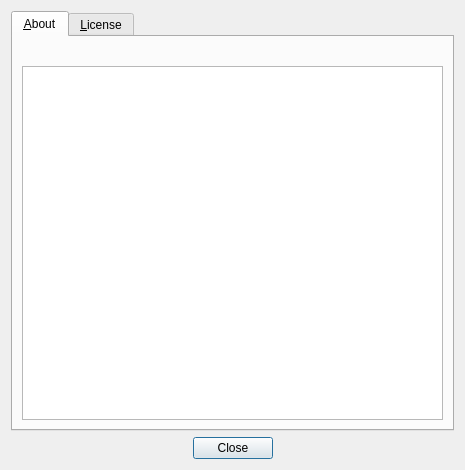
<?xml version="1.0" encoding="UTF-8"?>
<ui version="4.0">
 <class>AboutDialog</class>
 <widget class="QDialog" name="AboutDialog">
  <property name="geometry">
   <rect>
    <x>0</x>
    <y>0</y>
    <width>465</width>
    <height>470</height>
   </rect>
  </property>
  <property name="windowTitle">
   <string>About gitc</string>
  </property>
  <layout class="QVBoxLayout" name="verticalLayout">
   <item>
    <widget class="QTabWidget" name="tabWidget">
     <property name="currentIndex">
      <number>0</number>
     </property>
     <widget class="QWidget" name="tabAbout">
      <attribute name="title">
       <string>&amp;About</string>
      </attribute>
      <layout class="QVBoxLayout" name="verticalLayout_3">
       <item>
        <widget class="QLabel" name="appIcon">
         <property name="text">
          <string/>
         </property>
         <property name="alignment">
          <set>Qt::AlignCenter</set>
         </property>
        </widget>
       </item>
       <item>
        <widget class="QTextBrowser" name="tbAbout"/>
       </item>
      </layout>
     </widget>
     <widget class="QWidget" name="tabLicense">
      <attribute name="title">
       <string>&amp;License</string>
      </attribute>
      <layout class="QVBoxLayout" name="verticalLayout_2">
       <item>
        <widget class="QTextBrowser" name="tbLicense"/>
       </item>
      </layout>
     </widget>
    </widget>
   </item>
   <item>
    <widget class="QDialogButtonBox" name="buttonBox">
     <property name="orientation">
      <enum>Qt::Horizontal</enum>
     </property>
     <property name="standardButtons">
      <set>QDialogButtonBox::Close</set>
     </property>
     <property name="centerButtons">
      <bool>true</bool>
     </property>
    </widget>
   </item>
  </layout>
 </widget>
 <resources/>
 <connections>
  <connection>
   <sender>buttonBox</sender>
   <signal>accepted()</signal>
   <receiver>AboutDialog</receiver>
   <slot>accept()</slot>
   <hints>
    <hint type="sourcelabel">
     <x>248</x>
     <y>254</y>
    </hint>
    <hint type="destinationlabel">
     <x>157</x>
     <y>274</y>
    </hint>
   </hints>
  </connection>
  <connection>
   <sender>buttonBox</sender>
   <signal>rejected()</signal>
   <receiver>AboutDialog</receiver>
   <slot>reject()</slot>
   <hints>
    <hint type="sourcelabel">
     <x>316</x>
     <y>260</y>
    </hint>
    <hint type="destinationlabel">
     <x>286</x>
     <y>274</y>
    </hint>
   </hints>
  </connection>
 </connections>
</ui>
